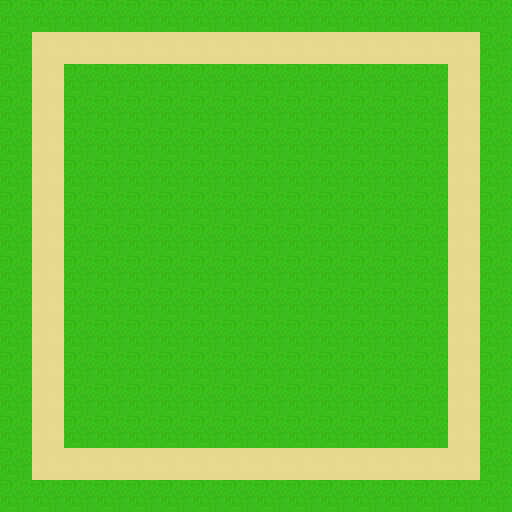

Rendered tile map (Tiled .tmx) drawn with the repository's tilesets; below, a short description and the full map source, tile grids included:
An orthogonal 16x16 tile map with 32x32 px tiles, 2 tile layers (floor, relief).

<map version="1.5" tiledversion="1.7.2" orientation="orthogonal" renderorder="right-down" width="16" height="16" tilewidth="32" tileheight="32" infinite="0" nextlayerid="3" nextobjectid="1">
 <tileset firstgid="1" source="../tileset.tsx" />
 <layer id="1" name="floor" width="16" height="16">
  <data encoding="csv">
1,1,1,1,1,1,1,1,1,1,1,1,1,1,1,1,
1,2,2,2,2,2,2,2,2,2,2,2,2,2,2,1,
1,2,1,1,1,1,1,1,1,1,1,1,1,1,2,1,
1,2,1,1,1,1,1,1,1,1,1,1,1,1,2,1,
1,2,1,1,1,1,1,1,1,1,1,1,1,1,2,1,
1,2,1,1,1,1,1,1,1,1,1,1,1,1,2,1,
1,2,1,1,1,1,1,1,1,1,1,1,1,1,2,1,
1,2,1,1,1,1,1,1,1,1,1,1,1,1,2,1,
1,2,1,1,1,1,1,1,1,1,1,1,1,1,2,1,
1,2,1,1,1,1,1,1,1,1,1,1,1,1,2,1,
1,2,1,1,1,1,1,1,1,1,1,1,1,1,2,1,
1,2,1,1,1,1,1,1,1,1,1,1,1,1,2,1,
1,2,1,1,1,1,1,1,1,1,1,1,1,1,2,1,
1,2,1,1,1,1,1,1,1,1,1,1,1,1,2,1,
1,2,2,2,2,2,2,2,2,2,2,2,2,2,2,1,
1,1,1,1,1,1,1,1,1,1,1,1,1,1,1,1
</data>
 </layer>
 <layer id="2" name="relief" width="16" height="16">
  <data encoding="csv">
0,0,0,0,0,0,0,0,0,0,0,0,0,0,0,0,
0,0,0,0,0,0,0,0,0,0,0,0,0,0,0,0,
0,0,0,0,0,0,0,0,0,0,0,0,0,0,0,0,
0,0,0,0,0,0,0,0,0,0,0,0,0,0,0,0,
0,0,0,0,0,0,0,0,0,0,0,0,0,0,0,0,
0,0,0,0,0,0,0,0,0,0,0,0,0,0,0,0,
0,0,0,0,0,0,0,0,0,0,0,0,0,0,0,0,
0,0,0,0,0,0,0,0,0,0,0,0,0,0,0,0,
0,0,0,0,0,0,0,0,0,0,0,0,0,0,0,0,
0,0,0,0,0,0,0,0,0,0,0,0,0,0,0,0,
0,0,0,0,0,0,0,0,0,0,0,0,0,0,0,0,
0,0,0,0,0,0,0,0,0,0,0,0,0,0,0,0,
0,0,0,0,0,0,0,0,0,0,0,0,0,0,0,0,
0,0,0,0,0,0,0,0,0,0,0,0,0,0,0,0,
0,0,0,0,0,0,0,0,0,0,0,0,0,0,0,0,
0,0,0,0,0,0,0,0,0,0,0,0,0,0,0,0
</data>
 </layer>
</map>